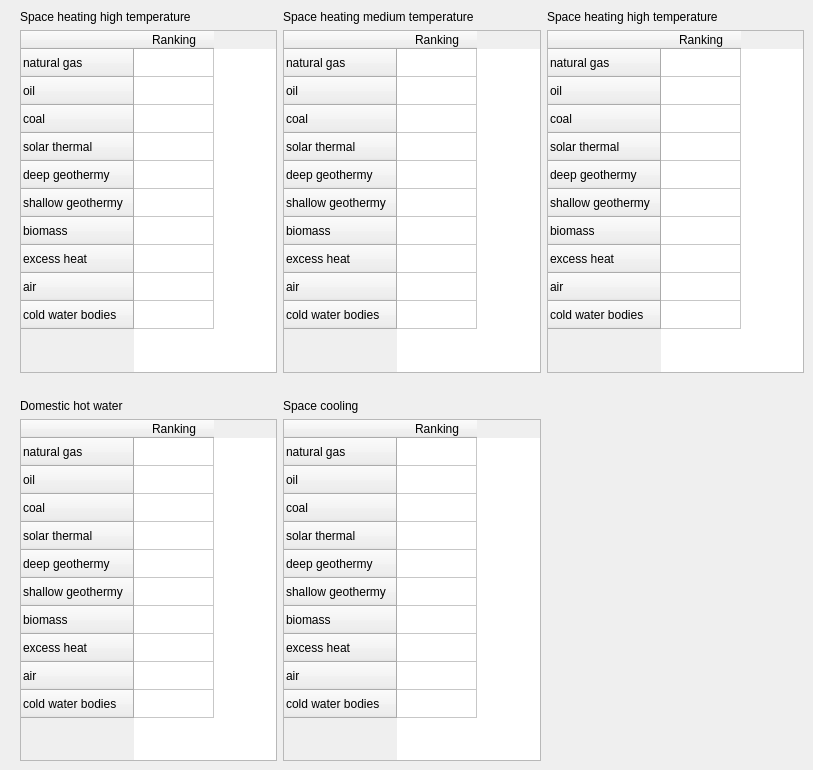
      <widget class="QWidget" name="tab_12">
       <attribute name="title">
        <string>Sources prioritization</string>
       </attribute>
       <widget class="QWidget" name="layoutWidget">
        <property name="geometry">
         <rect>
          <x>20</x>
          <y>10</y>
          <width>784</width>
          <height>751</height>
         </rect>
        </property>
        <layout class="QGridLayout" name="gridLayout_5">
         <item row="0" column="1">
          <widget class="QLabel" name="label_5">
           <property name="text">
            <string>Space heating medium temperature</string>
           </property>
          </widget>
         </item>
         <item row="1" column="0">
          <widget class="QTableWidget" name="tableWidgetp">
           <attribute name="horizontalHeaderDefaultSectionSize">
            <number>80</number>
           </attribute>
           <attribute name="verticalHeaderDefaultSectionSize">
            <number>28</number>
           </attribute>
           <attribute name="verticalHeaderMinimumSectionSize">
            <number>28</number>
           </attribute>
           <row>
            <property name="text">
             <string>natural gas</string>
            </property>
           </row>
           <row>
            <property name="text">
             <string>oil</string>
            </property>
           </row>
           <row>
            <property name="text">
             <string>coal</string>
            </property>
           </row>
           <row>
            <property name="text">
             <string>solar thermal</string>
            </property>
           </row>
           <row>
            <property name="text">
             <string>deep geothermy</string>
            </property>
           </row>
           <row>
            <property name="text">
             <string>shallow geothermy</string>
            </property>
           </row>
           <row>
            <property name="text">
             <string>biomass</string>
            </property>
           </row>
           <row>
            <property name="text">
             <string>excess heat</string>
            </property>
           </row>
           <row>
            <property name="text">
             <string>air</string>
            </property>
           </row>
           <row>
            <property name="text">
             <string>cold water bodies</string>
            </property>
           </row>
           <column>
            <property name="text">
             <string>Ranking</string>
            </property>
           </column>
           <item row="0" column="0">
            <property name="text">
             <string/>
            </property>
            <property name="flags">
             <set>ItemIsDragEnabled|ItemIsUserCheckable|ItemIsEnabled</set>
            </property>
           </item>
           <item row="1" column="0">
            <property name="text">
             <string/>
            </property>
            <property name="flags">
             <set>ItemIsDragEnabled|ItemIsUserCheckable|ItemIsEnabled</set>
            </property>
           </item>
           <item row="2" column="0">
            <property name="text">
             <string/>
            </property>
            <property name="flags">
             <set>ItemIsDragEnabled|ItemIsUserCheckable|ItemIsEnabled</set>
            </property>
           </item>
           <item row="3" column="0">
            <property name="text">
             <string/>
            </property>
            <property name="flags">
             <set>ItemIsDragEnabled|ItemIsUserCheckable|ItemIsEnabled</set>
            </property>
           </item>
           <item row="4" column="0">
            <property name="text">
             <string/>
            </property>
            <property name="flags">
             <set>ItemIsDragEnabled|ItemIsUserCheckable|ItemIsEnabled</set>
            </property>
           </item>
           <item row="5" column="0">
            <property name="text">
             <string/>
            </property>
            <property name="flags">
             <set>ItemIsDragEnabled|ItemIsUserCheckable|ItemIsEnabled</set>
            </property>
           </item>
           <item row="6" column="0">
            <property name="text">
             <string/>
            </property>
            <property name="flags">
             <set>ItemIsDragEnabled|ItemIsUserCheckable|ItemIsEnabled</set>
            </property>
           </item>
           <item row="7" column="0">
            <property name="text">
             <string/>
            </property>
            <property name="flags">
             <set>ItemIsDragEnabled|ItemIsUserCheckable|ItemIsEnabled</set>
            </property>
           </item>
           <item row="8" column="0">
            <property name="text">
             <string/>
            </property>
            <property name="flags">
             <set>ItemIsDragEnabled|ItemIsUserCheckable|ItemIsEnabled</set>
            </property>
           </item>
          </widget>
         </item>
         <item row="0" column="0">
          <widget class="QLabel" name="label_4">
           <property name="text">
            <string>Space heating high temperature</string>
           </property>
          </widget>
         </item>
         <item row="3" column="1">
          <widget class="QLabel" name="label_12">
           <property name="text">
            <string>Space cooling</string>
           </property>
          </widget>
         </item>
         <item row="1" column="1">
          <widget class="QTableWidget" name="tableWidget_2p">
           <attribute name="horizontalHeaderDefaultSectionSize">
            <number>80</number>
           </attribute>
           <attribute name="verticalHeaderDefaultSectionSize">
            <number>28</number>
           </attribute>
           <attribute name="verticalHeaderMinimumSectionSize">
            <number>28</number>
           </attribute>
           <row>
            <property name="text">
             <string>natural gas</string>
            </property>
           </row>
           <row>
            <property name="text">
             <string>oil</string>
            </property>
           </row>
           <row>
            <property name="text">
             <string>coal</string>
            </property>
           </row>
           <row>
            <property name="text">
             <string>solar thermal</string>
            </property>
           </row>
           <row>
            <property name="text">
             <string>deep geothermy</string>
            </property>
           </row>
           <row>
            <property name="text">
             <string>shallow geothermy</string>
            </property>
           </row>
           <row>
            <property name="text">
             <string>biomass</string>
            </property>
           </row>
           <row>
            <property name="text">
             <string>excess heat</string>
            </property>
           </row>
           <row>
            <property name="text">
             <string>air</string>
            </property>
           </row>
           <row>
            <property name="text">
             <string>cold water bodies</string>
            </property>
           </row>
           <column>
            <property name="text">
             <string>Ranking</string>
            </property>
           </column>
           <item row="0" column="0">
            <property name="text">
             <string/>
            </property>
            <property name="flags">
             <set>ItemIsDragEnabled|ItemIsUserCheckable|ItemIsEnabled</set>
            </property>
           </item>
           <item row="1" column="0">
            <property name="text">
             <string/>
            </property>
            <property name="flags">
             <set>ItemIsDragEnabled|ItemIsUserCheckable|ItemIsEnabled</set>
            </property>
           </item>
           <item row="2" column="0">
            <property name="text">
             <string/>
            </property>
            <property name="flags">
             <set>ItemIsDragEnabled|ItemIsUserCheckable|ItemIsEnabled</set>
            </property>
           </item>
           <item row="3" column="0">
            <property name="text">
             <string/>
            </property>
            <property name="flags">
             <set>ItemIsDragEnabled|ItemIsUserCheckable|ItemIsEnabled</set>
            </property>
           </item>
           <item row="4" column="0">
            <property name="text">
             <string/>
            </property>
            <property name="flags">
             <set>ItemIsDragEnabled|ItemIsUserCheckable|ItemIsEnabled</set>
            </property>
           </item>
           <item row="5" column="0">
            <property name="text">
             <string/>
            </property>
            <property name="flags">
             <set>ItemIsDragEnabled|ItemIsUserCheckable|ItemIsEnabled</set>
            </property>
           </item>
           <item row="6" column="0">
            <property name="text">
             <string/>
            </property>
            <property name="flags">
             <set>ItemIsDragEnabled|ItemIsUserCheckable|ItemIsEnabled</set>
            </property>
           </item>
           <item row="7" column="0">
            <property name="text">
             <string/>
            </property>
            <property name="flags">
             <set>ItemIsDragEnabled|ItemIsUserCheckable|ItemIsEnabled</set>
            </property>
           </item>
           <item row="8" column="0">
            <property name="text">
             <string/>
            </property>
            <property name="flags">
             <set>ItemIsDragEnabled|ItemIsUserCheckable|ItemIsEnabled</set>
            </property>
           </item>
          </widget>
         </item>
         <item row="1" column="2">
          <widget class="QTableWidget" name="tableWidget_3p">
           <attribute name="horizontalHeaderDefaultSectionSize">
            <number>80</number>
           </attribute>
           <attribute name="verticalHeaderDefaultSectionSize">
            <number>28</number>
           </attribute>
           <attribute name="verticalHeaderMinimumSectionSize">
            <number>28</number>
           </attribute>
           <row>
            <property name="text">
             <string>natural gas</string>
            </property>
           </row>
           <row>
            <property name="text">
             <string>oil</string>
            </property>
           </row>
           <row>
            <property name="text">
             <string>coal</string>
            </property>
           </row>
           <row>
            <property name="text">
             <string>solar thermal</string>
            </property>
           </row>
           <row>
            <property name="text">
             <string>deep geothermy</string>
            </property>
           </row>
           <row>
            <property name="text">
             <string>shallow geothermy</string>
            </property>
           </row>
           <row>
            <property name="text">
             <string>biomass</string>
            </property>
           </row>
           <row>
            <property name="text">
             <string>excess heat</string>
            </property>
           </row>
           <row>
            <property name="text">
             <string>air</string>
            </property>
           </row>
           <row>
            <property name="text">
             <string>cold water bodies</string>
            </property>
           </row>
           <column>
            <property name="text">
             <string>Ranking</string>
            </property>
           </column>
           <item row="0" column="0">
            <property name="text">
             <string/>
            </property>
            <property name="flags">
             <set>ItemIsDragEnabled|ItemIsUserCheckable|ItemIsEnabled</set>
            </property>
           </item>
           <item row="1" column="0">
            <property name="text">
             <string/>
            </property>
            <property name="flags">
             <set>ItemIsDragEnabled|ItemIsUserCheckable|ItemIsEnabled</set>
            </property>
           </item>
           <item row="2" column="0">
            <property name="text">
             <string/>
            </property>
            <property name="flags">
             <set>ItemIsDragEnabled|ItemIsUserCheckable|ItemIsEnabled</set>
            </property>
           </item>
           <item row="3" column="0">
            <property name="text">
             <string/>
            </property>
            <property name="flags">
             <set>ItemIsDragEnabled|ItemIsUserCheckable|ItemIsEnabled</set>
            </property>
           </item>
           <item row="4" column="0">
            <property name="text">
             <string/>
            </property>
            <property name="flags">
             <set>ItemIsDragEnabled|ItemIsUserCheckable|ItemIsEnabled</set>
            </property>
           </item>
           <item row="5" column="0">
            <property name="text">
             <string/>
            </property>
            <property name="flags">
             <set>ItemIsDragEnabled|ItemIsUserCheckable|ItemIsEnabled</set>
            </property>
           </item>
           <item row="6" column="0">
            <property name="text">
             <string/>
            </property>
            <property name="flags">
             <set>ItemIsDragEnabled|ItemIsUserCheckable|ItemIsEnabled</set>
            </property>
           </item>
           <item row="7" column="0">
            <property name="text">
             <string/>
            </property>
            <property name="flags">
             <set>ItemIsDragEnabled|ItemIsUserCheckable|ItemIsEnabled</set>
            </property>
           </item>
           <item row="8" column="0">
            <property name="text">
             <string/>
            </property>
            <property name="flags">
             <set>ItemIsDragEnabled|ItemIsUserCheckable|ItemIsEnabled</set>
            </property>
           </item>
          </widget>
         </item>
         <item row="4" column="1">
          <widget class="QTableWidget" name="tableWidget_5p">
           <attribute name="horizontalHeaderDefaultSectionSize">
            <number>80</number>
           </attribute>
           <attribute name="verticalHeaderDefaultSectionSize">
            <number>28</number>
           </attribute>
           <attribute name="verticalHeaderMinimumSectionSize">
            <number>28</number>
           </attribute>
           <row>
            <property name="text">
             <string>natural gas</string>
            </property>
           </row>
           <row>
            <property name="text">
             <string>oil</string>
            </property>
           </row>
           <row>
            <property name="text">
             <string>coal</string>
            </property>
           </row>
           <row>
            <property name="text">
             <string>solar thermal</string>
            </property>
           </row>
           <row>
            <property name="text">
             <string>deep geothermy</string>
            </property>
           </row>
           <row>
            <property name="text">
             <string>shallow geothermy</string>
            </property>
           </row>
           <row>
            <property name="text">
             <string>biomass</string>
            </property>
           </row>
           <row>
            <property name="text">
             <string>excess heat</string>
            </property>
           </row>
           <row>
            <property name="text">
             <string>air</string>
            </property>
           </row>
           <row>
            <property name="text">
             <string>cold water bodies</string>
            </property>
           </row>
           <column>
            <property name="text">
             <string>Ranking</string>
            </property>
           </column>
           <item row="0" column="0">
            <property name="text">
             <string/>
            </property>
            <property name="flags">
             <set>ItemIsDragEnabled|ItemIsUserCheckable|ItemIsEnabled</set>
            </property>
           </item>
           <item row="1" column="0">
            <property name="text">
             <string/>
            </property>
            <property name="flags">
             <set>ItemIsDragEnabled|ItemIsUserCheckable|ItemIsEnabled</set>
            </property>
           </item>
           <item row="2" column="0">
            <property name="text">
             <string/>
            </property>
            <property name="flags">
             <set>ItemIsDragEnabled|ItemIsUserCheckable|ItemIsEnabled</set>
            </property>
           </item>
           <item row="3" column="0">
            <property name="text">
             <string/>
            </property>
            <property name="flags">
             <set>ItemIsDragEnabled|ItemIsUserCheckable|ItemIsEnabled</set>
            </property>
           </item>
           <item row="4" column="0">
            <property name="text">
             <string/>
            </property>
            <property name="flags">
             <set>ItemIsDragEnabled|ItemIsUserCheckable|ItemIsEnabled</set>
            </property>
           </item>
           <item row="5" column="0">
            <property name="text">
             <string/>
            </property>
            <property name="flags">
             <set>ItemIsDragEnabled|ItemIsUserCheckable|ItemIsEnabled</set>
            </property>
           </item>
           <item row="6" column="0">
            <property name="text">
             <string/>
            </property>
            <property name="flags">
             <set>ItemIsDragEnabled|ItemIsUserCheckable|ItemIsEnabled</set>
            </property>
           </item>
           <item row="7" column="0">
            <property name="text">
             <string/>
            </property>
            <property name="flags">
             <set>ItemIsDragEnabled|ItemIsUserCheckable|ItemIsEnabled</set>
            </property>
           </item>
           <item row="8" column="0">
            <property name="text">
             <string/>
            </property>
            <property name="flags">
             <set>ItemIsDragEnabled|ItemIsUserCheckable|ItemIsEnabled</set>
            </property>
           </item>
          </widget>
         </item>
         <item row="0" column="2">
          <widget class="QLabel" name="label_6">
           <property name="text">
            <string>Space heating high temperature</string>
           </property>
          </widget>
         </item>
         <item row="3" column="0">
          <widget class="QLabel" name="label_10">
           <property name="text">
            <string>Domestic hot water</string>
           </property>
          </widget>
         </item>
         <item row="4" column="0">
          <widget class="QTableWidget" name="tableWidget_4p">
           <attribute name="horizontalHeaderDefaultSectionSize">
            <number>80</number>
           </attribute>
           <attribute name="verticalHeaderDefaultSectionSize">
            <number>28</number>
           </attribute>
           <attribute name="verticalHeaderMinimumSectionSize">
            <number>28</number>
           </attribute>
           <row>
            <property name="text">
             <string>natural gas</string>
            </property>
           </row>
           <row>
            <property name="text">
             <string>oil</string>
            </property>
           </row>
           <row>
            <property name="text">
             <string>coal</string>
            </property>
           </row>
           <row>
            <property name="text">
             <string>solar thermal</string>
            </property>
           </row>
           <row>
            <property name="text">
             <string>deep geothermy</string>
            </property>
           </row>
           <row>
            <property name="text">
             <string>shallow geothermy</string>
            </property>
           </row>
           <row>
            <property name="text">
             <string>biomass</string>
            </property>
           </row>
           <row>
            <property name="text">
             <string>excess heat</string>
            </property>
           </row>
           <row>
            <property name="text">
             <string>air</string>
            </property>
           </row>
           <row>
            <property name="text">
             <string>cold water bodies</string>
            </property>
           </row>
           <column>
            <property name="text">
             <string>Ranking</string>
            </property>
           </column>
           <item row="0" column="0">
            <property name="text">
             <string/>
            </property>
            <property name="flags">
             <set>ItemIsDragEnabled|ItemIsUserCheckable|ItemIsEnabled</set>
            </property>
           </item>
           <item row="1" column="0">
            <property name="text">
             <string/>
            </property>
            <property name="flags">
             <set>ItemIsDragEnabled|ItemIsUserCheckable|ItemIsEnabled</set>
            </property>
           </item>
           <item row="2" column="0">
            <property name="text">
             <string/>
            </property>
            <property name="flags">
             <set>ItemIsDragEnabled|ItemIsUserCheckable|ItemIsEnabled</set>
            </property>
           </item>
           <item row="3" column="0">
            <property name="text">
             <string/>
            </property>
            <property name="flags">
             <set>ItemIsDragEnabled|ItemIsUserCheckable|ItemIsEnabled</set>
            </property>
           </item>
           <item row="4" column="0">
            <property name="text">
             <string/>
            </property>
            <property name="flags">
             <set>ItemIsDragEnabled|ItemIsUserCheckable|ItemIsEnabled</set>
            </property>
           </item>
           <item row="5" column="0">
            <property name="text">
             <string/>
            </property>
            <property name="flags">
             <set>ItemIsDragEnabled|ItemIsUserCheckable|ItemIsEnabled</set>
            </property>
           </item>
           <item row="6" column="0">
            <property name="text">
             <string/>
            </property>
            <property name="flags">
             <set>ItemIsDragEnabled|ItemIsUserCheckable|ItemIsEnabled</set>
            </property>
           </item>
           <item row="7" column="0">
            <property name="text">
             <string/>
            </property>
            <property name="flags">
             <set>ItemIsDragEnabled|ItemIsUserCheckable|ItemIsEnabled</set>
            </property>
           </item>
           <item row="8" column="0">
            <property name="text">
             <string/>
            </property>
            <property name="flags">
             <set>ItemIsDragEnabled|ItemIsUserCheckable|ItemIsEnabled</set>
            </property>
           </item>
          </widget>
         </item>
         <item row="2" column="0">
          <spacer name="verticalSpacer_2">
           <property name="orientation">
            <enum>Qt::Vertical</enum>
           </property>
           <property name="sizeType">
            <enum>QSizePolicy::Preferred</enum>
           </property>
           <property name="sizeHint" stdset="0">
            <size>
             <width>0</width>
             <height>20</height>
            </size>
           </property>
          </spacer>
         </item>
        </layout>
       </widget>
      </widget>
